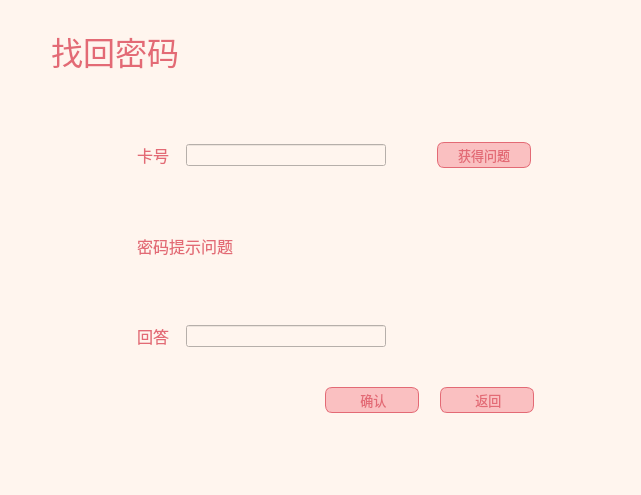
<?xml version="1.0" encoding="UTF-8"?>
<ui version="4.0">
 <class>get_pw</class>
 <widget class="QDialog" name="get_pw">
  <property name="geometry">
   <rect>
    <x>0</x>
    <y>0</y>
    <width>641</width>
    <height>495</height>
   </rect>
  </property>
  <property name="sizePolicy">
   <sizepolicy hsizetype="Expanding" vsizetype="Preferred">
    <horstretch>0</horstretch>
    <verstretch>0</verstretch>
   </sizepolicy>
  </property>
  <property name="windowTitle">
   <string>找回密码</string>
  </property>
  <property name="styleSheet">
   <string notr="true">QLabel{
color:black;
padding: 3px;
}
QWidget{
color:#e36a75;
background-color:#FFF5EE;
}
QPushButton {
background-color:rgb(250, 192, 193);
border-width: 1px;
border-color: #e36a75;
border-style: solid;
border-radius: 7;
padding: 3px;;
padding-left: 5px;
padding-right: 5px;
min-width: 82px;
max-width: 80px;
min-height: 18px;
max-height: 18px;
}</string>
  </property>
  <widget class="QLabel" name="label">
   <property name="geometry">
    <rect>
     <x>40</x>
     <y>0</y>
     <width>600</width>
     <height>101</height>
    </rect>
   </property>
   <property name="minimumSize">
    <size>
     <width>500</width>
     <height>100</height>
    </size>
   </property>
   <property name="font">
    <font>
     <family>微软雅黑 Light</family>
     <pointsize>24</pointsize>
    </font>
   </property>
   <property name="text">
    <string>找回密码</string>
   </property>
   <property name="scaledContents">
    <bool>true</bool>
   </property>
  </widget>
  <widget class="QWidget" name="layoutWidget">
   <property name="geometry">
    <rect>
     <x>130</x>
     <y>140</y>
     <width>401</width>
     <height>211</height>
    </rect>
   </property>
   <layout class="QVBoxLayout" name="verticalLayout">
    <item>
     <layout class="QHBoxLayout" name="horizontalLayout_2">
      <item>
       <widget class="QLabel" name="label_2">
        <property name="minimumSize">
         <size>
          <width>50</width>
          <height>0</height>
         </size>
        </property>
        <property name="font">
         <font>
          <family>微软雅黑</family>
          <pointsize>12</pointsize>
         </font>
        </property>
        <property name="text">
         <string>卡号</string>
        </property>
       </widget>
      </item>
      <item>
       <widget class="QLineEdit" name="card">
        <property name="minimumSize">
         <size>
          <width>200</width>
          <height>0</height>
         </size>
        </property>
       </widget>
      </item>
      <item>
       <spacer name="horizontalSpacer_3">
        <property name="orientation">
         <enum>Qt::Horizontal</enum>
        </property>
        <property name="sizeHint" stdset="0">
         <size>
          <width>40</width>
          <height>20</height>
         </size>
        </property>
       </spacer>
      </item>
      <item>
       <widget class="QPushButton" name="get_ques">
        <property name="font">
         <font>
          <family>Noto Sans CJK SC</family>
          <pointsize>10</pointsize>
         </font>
        </property>
        <property name="text">
         <string>获得问题</string>
        </property>
       </widget>
      </item>
     </layout>
    </item>
    <item>
     <layout class="QHBoxLayout" name="horizontalLayout">
      <item>
       <widget class="QLabel" name="label_3">
        <property name="font">
         <font>
          <family>微软雅黑</family>
          <pointsize>12</pointsize>
         </font>
        </property>
        <property name="text">
         <string>密码提示问题</string>
        </property>
       </widget>
      </item>
      <item>
       <widget class="QLabel" name="ques">
        <property name="minimumSize">
         <size>
          <width>220</width>
          <height>0</height>
         </size>
        </property>
        <property name="font">
         <font>
          <family>微软雅黑 Light</family>
          <pointsize>10</pointsize>
         </font>
        </property>
        <property name="text">
         <string/>
        </property>
       </widget>
      </item>
      <item>
       <spacer name="horizontalSpacer_5">
        <property name="orientation">
         <enum>Qt::Horizontal</enum>
        </property>
        <property name="sizeHint" stdset="0">
         <size>
          <width>40</width>
          <height>20</height>
         </size>
        </property>
       </spacer>
      </item>
     </layout>
    </item>
    <item>
     <layout class="QHBoxLayout" name="horizontalLayout_3">
      <item>
       <widget class="QLabel" name="label_4">
        <property name="minimumSize">
         <size>
          <width>50</width>
          <height>0</height>
         </size>
        </property>
        <property name="font">
         <font>
          <family>微软雅黑</family>
          <pointsize>12</pointsize>
         </font>
        </property>
        <property name="text">
         <string>回答</string>
        </property>
       </widget>
      </item>
      <item>
       <widget class="QLineEdit" name="ans">
        <property name="sizePolicy">
         <sizepolicy hsizetype="Preferred" vsizetype="Fixed">
          <horstretch>0</horstretch>
          <verstretch>0</verstretch>
         </sizepolicy>
        </property>
        <property name="minimumSize">
         <size>
          <width>200</width>
          <height>0</height>
         </size>
        </property>
       </widget>
      </item>
      <item>
       <spacer name="horizontalSpacer_6">
        <property name="orientation">
         <enum>Qt::Horizontal</enum>
        </property>
        <property name="sizeHint" stdset="0">
         <size>
          <width>40</width>
          <height>20</height>
         </size>
        </property>
       </spacer>
      </item>
      <item>
       <spacer name="horizontalSpacer_4">
        <property name="orientation">
         <enum>Qt::Horizontal</enum>
        </property>
        <property name="sizeHint" stdset="0">
         <size>
          <width>40</width>
          <height>20</height>
         </size>
        </property>
       </spacer>
      </item>
     </layout>
    </item>
   </layout>
  </widget>
  <widget class="QWidget" name="layoutWidget">
   <property name="geometry">
    <rect>
     <x>310</x>
     <y>380</y>
     <width>241</width>
     <height>41</height>
    </rect>
   </property>
   <layout class="QHBoxLayout" name="horizontalLayout_4">
    <item>
     <widget class="QPushButton" name="ok">
      <property name="font">
       <font>
        <family>Noto Sans CJK SC</family>
        <pointsize>10</pointsize>
       </font>
      </property>
      <property name="text">
       <string> 确认</string>
      </property>
      <property name="icon">
       <iconset resource="icons.qrc">
        <normaloff>:/icon/icons/ok.png</normaloff>:/icon/icons/ok.png</iconset>
      </property>
     </widget>
    </item>
    <item>
     <widget class="QPushButton" name="return_2">
      <property name="font">
       <font>
        <family>Noto Sans CJK SC</family>
        <pointsize>10</pointsize>
       </font>
      </property>
      <property name="text">
       <string> 返回</string>
      </property>
      <property name="icon">
       <iconset>
        <normaloff>icons/back.png</normaloff>icons/back.png</iconset>
      </property>
     </widget>
    </item>
   </layout>
  </widget>
 </widget>
 <resources>
  <include location="icons.qrc"/>
 </resources>
 <connections/>
</ui>
